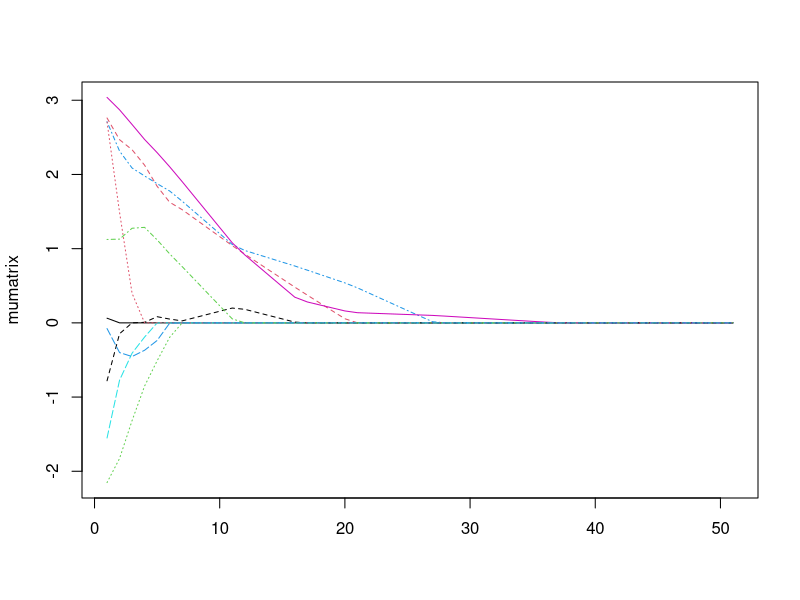
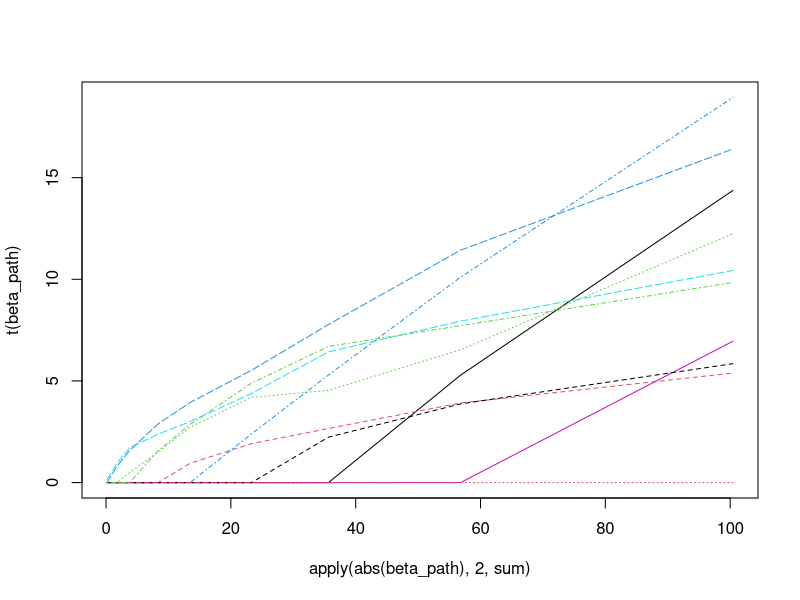

The R source for these figures, in order:
ndim<-10
A<-matrix(runif(ndim^2)*2-1,ncol=ndim) 
Sigma<-t(A)%*%A
# Sigma<-diag(ndim)
Sigma_inv<-solve(Sigma)
L<-solve(chol(Sigma))
max(abs(L%*%t(L)-solve(Sigma)))

x<-rnorm(ndim)
gammalist<-seq(0,5,0.1)
mumatrix<-matrix(NA,length(gammalist),ndim)
for(gammaidx in 1:length(gammalist)){
  muhatold<-rep(0,ndim)
  muhatnew<-x
  gamma<-gammalist[gammaidx]
  while(max(abs(muhatold-muhatnew))>1e-5){
    muhatold<-muhatnew
    l1<-2*(Sigma_inv%*%(muhatold)-x)+gamma*(muhatold/(abs(muhatold*x)+1e-5))
    l2<-2*Sigma_inv
    diag(l2)<-diag(l2)+gamma/(abs(x*muhatold)+1e-5)
    muhatnew<-muhatold-solve(l2,l1)
  }
  mumatrix[gammaidx,]<-muhatnew
}
matplot(mumatrix,type="l")

##########
## LARS ##
##########

ndim<-10
nobs<-30
beta_truth<-rep(0,ndim)
beta_truth[sample(1:ndim,5)]<-1:5
X<-matrix(runif(nobs*ndim),nobs,ndim)
y<-X%*%beta_truth+rnorm(nobs,0,0.5)

## Pre-treatment: center and standardize data
X.mean<-apply(X,1,mean)
X.sd<-apply(X,1,sd)
y.mean<-mean(y)
XX<-scale(X)
yy<-scale(y,scale=FALSE)

## Let's start
beta_path<-matrix(NA,ndim,ndim)
# start with mu=0
muhat<-rep(0,nobs)
# empty active set
active_set<-rep(FALSE,ndim)

## First step
# correlation vector
cc<-t(XX)%*%(yy-muhat)
# active set is initialized using the largest correlation
active_set[which.max(abs(cc))]<-TRUE

for(tempidx in 1:(ndim-1)){

  # Formula (2.4-2.7) in Efron et al (2004)
  one<-rep(1,sum(active_set))
  X_A<-XX[,active_set]
  G_A<-t(X_A)%*%X_A
  a_A<-sqrt(t(one)%*%solve(G_A,one))
  w_A<-solve(G_A,one)%*%a_A
  u_A<-X_A%*%w_A
  # u_A is the direction of next step
  
  # Formula (2.11)
  aaa<-t(X)%*%u_A
  
  # Formula (2.13): length of next step
  vneg<-((max(abs(cc))-as.vector(cc))/(as.vector(a_A)-aaa))
  vneg[vneg<=0]<-Inf
  vneg[active_set]<-Inf
  vpos<-((max(abs(cc))+as.vector(cc))/(as.vector(a_A)+aaa))
  vpos[vpos<=0]<-Inf
  vpos[active_set]<-Inf
  gamma_length<-min(pmin(vneg,vpos))
  # activate the next index
  active_set[which.min(pmin(vneg,vpos))]<-TRUE
  # update muhat
  muhat<-muhat+gamma_length*u_A
  
  show(muhat)
  beta_path[,tempidx]<-round(solve(t(XX)%*%XX,t(XX)%*%muhat),15)
}

beta_path
matplot(apply(abs(beta_path),2,sum),t(beta_path),type='l')
